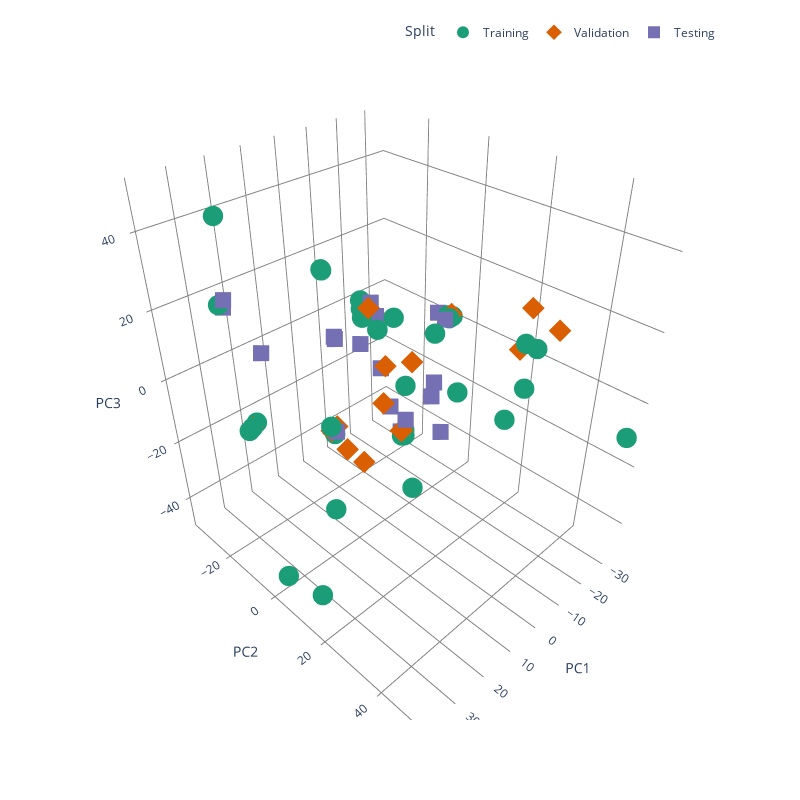

Notebook cell for this chart:
### Code cell
scatter3d(
    data_to_df(data), 
    idxs=(random_idxs_train, random_idxs_val, random_idxs_test),
    target_name='potassium_cmolkg',
    color_by_split=True,
    dot_size=20)

### Figure 1 — Plotly figure (JSON) as saved in the notebook; plotly's stock layout.template omitted (floating-point values rounded to 4 significant figures)
{"data": [{"hovertemplate": "Split=Training<br>PC1=%{x}<br>PC2=%{y}<br>PC3=%{z}<br>MarkerSize=%{marker.size}<extra></extra>", "legendgroup": "Training", "marker": {"color": "#1b9e77", "line": {"width": 0}, "opacity": 1, "size": [60, 60, 60, 60, 60, 60, 60, 60, 60, 60, 60, 60, 60, 60, 60, 60, 60, 60, 60, 60, 60, 60, 60, 60, 60, 60, 60, 60, 60, 60, 60, 60, 60, 60], "sizemode": "area", "sizeref": 0.15, "symbol": "circle"}, "mode": "markers", "name": "Training", "scene": "scene", "showlegend": true, "type": "scatter3d", "x": [39.05, -6.613, 11.78, 2.193, 1.23, 2.556, 11.94, -26.66, 16.1, 27.37, 1.002, 35.78, 35.26, 35.06, 34.49, 15.1, -3.175, -3.24, 32.05, -28.45, -33.8, -34.31, -25.88, -6.164, -5.788, -2.775, -31.9, -3.869, -20.09, -33.42, 7.367, 32.45, -14.76, -25.88], "y": [5.976, 33.86, -7.817, 9.798, 8.803, 9.291, -7.42, -30.39, -2.16, 11.83, 43.57, -8.153, -7.535, -15.11, -12.88, -1.975, 40.02, 42.82, -10.53, -25.1, -6.788, 51.4, -34.37, -14.56, -13.8, 5.204, -6.335, -5.93, -30.36, -8.19, 17.83, 10.46, 12.33, -6.118], "z": [-38.72, 0.5467, 31.11, -12.64, -12.06, -12.82, 31.01, -10.72, -8.839, -19.94, 18.04, -2.55, -1.534, 28.13, 49.28, -11.61, 25.6, 25.55, -3.389, -5.151, 0.6686, -10.62, -3.16, 10.96, 8.766, -2.065, 0.958, 9.254, 1.866, 0.5187, -22.03, -47.65, -6.554, -1.399]}, {"hovertemplate": "Split=Validation<br>PC1=%{x}<br>PC2=%{y}<br>PC3=%{z}<br>MarkerSize=%{marker.size}<extra></extra>", "legendgroup": "Validation", "marker": {"color": "#d95f02", "line": {"width": 0}, "opacity": 1, "size": [40, 40, 40, 40, 40, 40, 40, 40, 40, 40, 40, 40, 40, 40, 40, 40, 40], "sizemode": "area", "sizeref": 0.15, "symbol": "diamond"}, "mode": "markers", "name": "Validation", "scene": "scene", "showlegend": true, "type": "scatter3d", "x": [2.177, -20.01, -13.41, 2.573, -27.69, 15.69, -16.41, 13.42, 14.94, 34.9, -33.24, -0.8157, -5.209, 4.097, 13.96, 10.56, -6.007], "y": [9.014, 37.26, 31.54, 8.946, -30.67, -2.526, 31.87, -2.986, -2.863, -8.038, -6.653, 0.07424, -10.56, 4.395, 1.302, 3.646, 4.39], "z": [-11.53, 20.47, 15.81, -11.41, -7.217, -10.51, 25.6, -10.63, -11.84, -2.0, 1.654, 2.441, 13.13, -4.387, -15.34, -20.15, 3.242]}, {"hovertemplate": "Split=Testing<br>PC1=%{x}<br>PC2=%{y}<br>PC3=%{z}<br>MarkerSize=%{marker.size}<extra></extra>", "legendgroup": "Testing", "marker": {"color": "#7570b3", "line": {"width": 0}, "opacity": 1, "size": [41.18, 41.18, 41.18, 41.18, 41.18, 41.18, 41.18, 41.18, 41.18, 41.18, 41.18, 41.18, 41.18, 41.18, 41.18, 41.18, 41.18, 41.18], "sizemode": "area", "sizeref": 0.15, "symbol": "square"}, "mode": "markers", "name": "Testing", "scene": "scene", "showlegend": true, "type": "scatter3d", "x": [34.33, 14.92, 23.16, 2.21, 5.387, -26.19, 5.66, -7.764, 33.92, -6.987, -30.8, -18.05, -32.16, 1.647, -7.757, 0.8334, -9.933, -5.975], "y": [-14.47, -1.475, -18.68, 8.518, -11.82, -30.34, -11.83, 9.64, -14.65, -11.61, -6.921, -28.58, -10.86, 9.682, -9.022, 3.384, 8.438, 14.79], "z": [27.46, -10.67, 8.653, -12.11, 7.944, -5.761, 8.739, -5.651, 29.09, 13.63, 0.7313, -11.26, 0.8007, -8.047, -5.762, -7.639, -2.972, -13.34]}], "layout": {"height": 800, "legend": {"itemsizing": "constant", "orientation": "h", "title": {"text": "Split"}, "tracegroupgap": 0, "x": 1, "xanchor": "right", "y": 1.02, "yanchor": "bottom"}, "margin": {"t": 60}, "paper_bgcolor": "rgba(0, 0, 0, 0)", "plot_bgcolor": "rgba(0, 0, 0, 0)", "scene": {"domain": {"x": [0, 1], "y": [0, 1]}, "xaxis": {"backgroundcolor": "rgba(0, 0, 0,0)", "gridcolor": "grey", "showbackground": true, "title": {"text": "PC1"}, "zerolinecolor": "grey"}, "yaxis": {"backgroundcolor": "rgba(0, 0, 0,0)", "gridcolor": "grey", "showbackground": true, "title": {"text": "PC2"}, "zerolinecolor": "grey"}, "zaxis": {"backgroundcolor": "rgba(0, 0, 0,0)", "gridcolor": "grey", "showbackground": true, "title": {"text": "PC3"}, "zerolinecolor": "grey"}}, "width": 800}}
